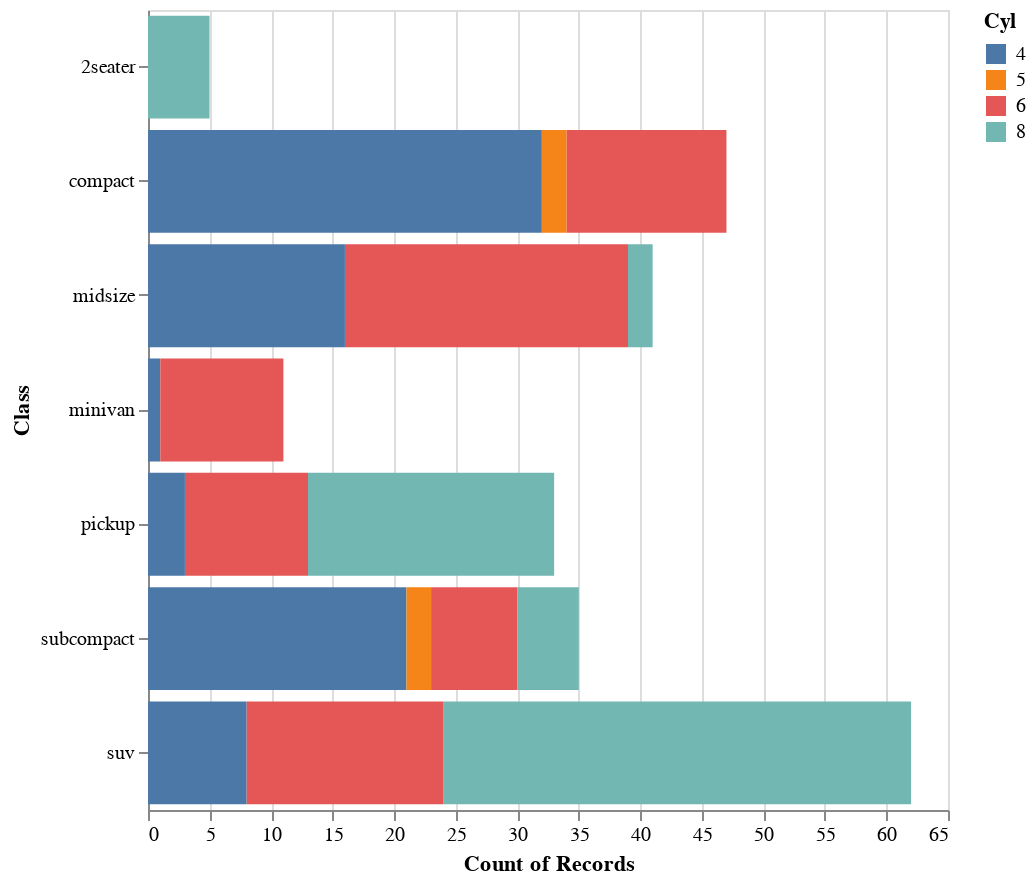

The notebook cell saved with this chart:
### Code cell
# Stacked bar chart example
mpg |> @vlplot(
    mark = :bar,
    x = "count()",
    y = "Class:n",
    color = "Cyl:n",
    width = 400,
    height = 400
)

### Figure 1 — Vega-Lite specification as saved in the notebook (floating-point values rounded to 4 significant figures; data arrays with more than 128 entries replaced by an {"elided": "..."} marker saying what was removed)
{"data": {"values": {"elided": "234 records"}}, "encoding": {"color": {"field": "Cyl", "type": "nominal"}, "x": {"aggregate": "count", "type": "quantitative"}, "y": {"field": "Class", "type": "nominal"}}, "height": 400, "mark": "bar", "width": 400}
